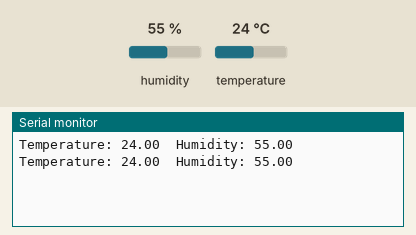
Recording of a sketch running on a simulated Arduino Nano, built with avr-gcc and run on an emulated ATmega328P. Shown: the last lines printed to the serial monitor. The test bench sets the inputs (shaded band); at power-on: humidity 55 %, temperature 24 °C.

Above: at 3.8 s.
3.9 s: humidity set to 22 %
At 7.0 s:
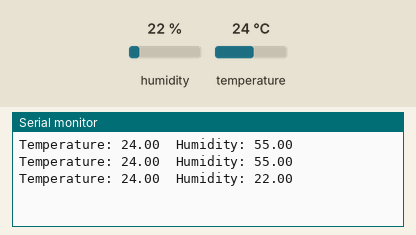
7.8 s: temperature set to 12 °C
At 9.6 s:
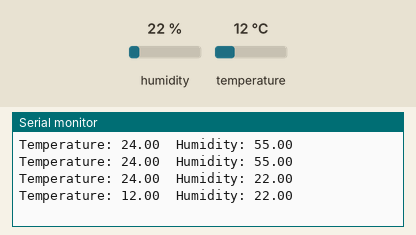
11.7 s: humidity set to 40 %
At 13.4 s:
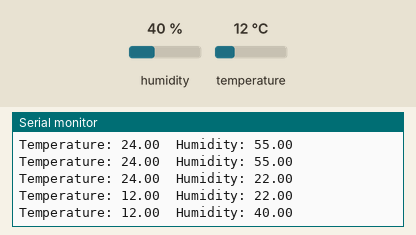
Timing chart, 0 to 14.9 s (numbered marks = the images above; inputs shaded):
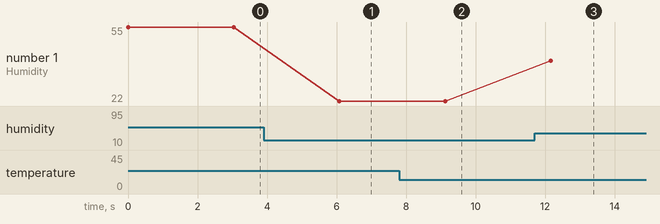

The sketch:

AHT10s.ino
```cpp
/*
                [NANO Pinout]
                  ----------
            TX=1-|   328P   |-VIN
            RX=0-|   NANO   |-GND
           RESET-|          |-RESET
             GND-|          |-5V
          INT0=2-|          |-A7
       INT1=3(~)-|          |-A6
               4-|          |-19=A5=SCL
            5(~)-|          |-18=A4=SDA
            6(~)-|          |-17=A3
               7-|          |-16=A2
               8-|          |-15=A1
            9(~)-|          |-14=A0
        SS=10(~)-|          |-AREF
      MOSI=11(~)-|    --    |-3V3
         MISO=12-|   |  |   |-13=SCK
                  ----------
*/
#include <AHT10.h>
#include <Wire.h>

AHT10 myAHT10(AHT10_ADDRESS_0X38);

void setup()
{
  Serial.begin(115200);
  myAHT10.begin();
}

void loop()
{
  Serial.print(F("Temperature: ")); Serial.print(myAHT10.readTemperature());
  Serial.print("\t");
  Serial.print(F("Humidity: ")); Serial.println(myAHT10.readHumidity());
  delay(3000);
}
```

Measured:
- after the input at 3.9 s, the serial monitor: prints a new line after 2.2 s (image 1)
- after the input at 7.8 s, the serial monitor: prints a new line after 1.3 s (image 2)
- after the input at 11.7 s, the serial monitor: prints a new line after 0.47 s (image 3)
- plotted number 1: 55 → 22 after the input at 3.9 s, 22 → 40 after the input at 11.7 s
